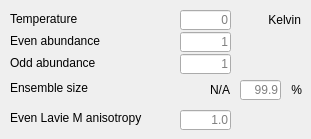
    <widget class="QWidget" name="Boltzman">
     <attribute name="title">
      <string>Boltzmann ensemble</string>
     </attribute>
     <widget class="QLabel" name="label_6">
      <property name="geometry">
       <rect>
        <x>10</x>
        <y>11</y>
        <width>101</width>
        <height>16</height>
       </rect>
      </property>
      <property name="text">
       <string>Temperature</string>
      </property>
      <property name="alignment">
       <set>Qt::AlignLeading|Qt::AlignLeft|Qt::AlignVCenter</set>
      </property>
     </widget>
     <widget class="QLineEdit" name="Temperature">
      <property name="geometry">
       <rect>
        <x>180</x>
        <y>10</y>
        <width>51</width>
        <height>20</height>
       </rect>
      </property>
      <property name="layoutDirection">
       <enum>Qt::LeftToRight</enum>
      </property>
      <property name="text">
       <string/>
      </property>
      <property name="maxLength">
       <number>8</number>
      </property>
      <property name="alignment">
       <set>Qt::AlignRight|Qt::AlignTrailing|Qt::AlignVCenter</set>
      </property>
      <property name="placeholderText">
       <string>0</string>
      </property>
     </widget>
     <widget class="QLabel" name="label_31">
      <property name="geometry">
       <rect>
        <x>240</x>
        <y>10</y>
        <width>61</width>
        <height>20</height>
       </rect>
      </property>
      <property name="text">
       <string>Kelvin</string>
      </property>
      <property name="alignment">
       <set>Qt::AlignRight|Qt::AlignTrailing|Qt::AlignVCenter</set>
      </property>
     </widget>
     <widget class="QLineEdit" name="abundanceEven">
      <property name="geometry">
       <rect>
        <x>180</x>
        <y>32</y>
        <width>51</width>
        <height>20</height>
       </rect>
      </property>
      <property name="layoutDirection">
       <enum>Qt::LeftToRight</enum>
      </property>
      <property name="text">
       <string/>
      </property>
      <property name="maxLength">
       <number>8</number>
      </property>
      <property name="alignment">
       <set>Qt::AlignRight|Qt::AlignTrailing|Qt::AlignVCenter</set>
      </property>
      <property name="placeholderText">
       <string>1</string>
      </property>
     </widget>
     <widget class="QLineEdit" name="abundanceOdd">
      <property name="geometry">
       <rect>
        <x>180</x>
        <y>54</y>
        <width>51</width>
        <height>20</height>
       </rect>
      </property>
      <property name="layoutDirection">
       <enum>Qt::LeftToRight</enum>
      </property>
      <property name="text">
       <string/>
      </property>
      <property name="maxLength">
       <number>8</number>
      </property>
      <property name="alignment">
       <set>Qt::AlignRight|Qt::AlignTrailing|Qt::AlignVCenter</set>
      </property>
      <property name="placeholderText">
       <string>1</string>
      </property>
     </widget>
     <widget class="QLabel" name="label_32">
      <property name="geometry">
       <rect>
        <x>10</x>
        <y>33</y>
        <width>141</width>
        <height>16</height>
       </rect>
      </property>
      <property name="toolTip">
       <string>&lt;html&gt;&lt;head/&gt;&lt;body&gt;&lt;p&gt;Due to spin statistics and inversion/reflection symmetry, some rotational states either don't exists or are more abundant in nature than others.&lt;br/&gt;&lt;br/&gt;For example, the symmetric molecule CS2 can only occupy even J states, as &lt;span style=&quot; vertical-align:super;&quot;&gt;32&lt;/span&gt;S is a boson with spin 0 and the electronic ground state &lt;span style=&quot; vertical-align:super;&quot;&gt;1&lt;/span&gt;&lt;span style=&quot; font-weight:600;&quot;&gt;Σ&lt;/span&gt;&lt;span style=&quot; font-weight:600; vertical-align:sub;&quot;&gt;g&lt;/span&gt; is even. The total wavefunction should be even. It is electronic*rotational*nuclear. The nuclear and electronic parts are even, so the rotational wavefunction must also be even. O&lt;span style=&quot; vertical-align:sub;&quot;&gt;2&lt;/span&gt; can only exist in odd J states. Species with nonzero nuclear spin (e.g. H&lt;span style=&quot; vertical-align:sub;&quot;&gt;2&lt;/span&gt;) can have &amp;quot;strange&amp;quot; abundancies due to the difference between the number of odd and even nuclear states. Hydrogen for example is three times more likely to be in an odd J state than an even.&lt;/p&gt;&lt;/body&gt;&lt;/html&gt;</string>
      </property>
      <property name="frameShape">
       <enum>QFrame::NoFrame</enum>
      </property>
      <property name="text">
       <string>Even abundance</string>
      </property>
      <property name="alignment">
       <set>Qt::AlignLeading|Qt::AlignLeft|Qt::AlignVCenter</set>
      </property>
     </widget>
     <widget class="QLabel" name="label_33">
      <property name="geometry">
       <rect>
        <x>10</x>
        <y>55</y>
        <width>141</width>
        <height>16</height>
       </rect>
      </property>
      <property name="toolTip">
       <string>&lt;html&gt;&lt;head/&gt;&lt;body&gt;&lt;p&gt;Due to spin statistics and inversion/reflection symmetry, some rotational states either don't exists or are more abundant in nature than others.&lt;br/&gt;&lt;br/&gt;For example, the symmetric molecule CS2 can only occupy even J states, as &lt;span style=&quot; vertical-align:super;&quot;&gt;32&lt;/span&gt;S is a boson with spin 0 and the electronic ground state &lt;span style=&quot; vertical-align:super;&quot;&gt;1&lt;/span&gt;&lt;span style=&quot; font-weight:600;&quot;&gt;Σ&lt;/span&gt;&lt;span style=&quot; font-weight:600; vertical-align:sub;&quot;&gt;g&lt;/span&gt; is even. The total wavefunction should be even. It is electronic*rotational*nuclear. The nuclear and electronic parts are even, so the rotational wavefunction must also be even. O&lt;span style=&quot; vertical-align:sub;&quot;&gt;2&lt;/span&gt; can only exist in odd J states. Species with nonzero nuclear spin (e.g. H&lt;span style=&quot; vertical-align:sub;&quot;&gt;2&lt;/span&gt;) can have &amp;quot;strange&amp;quot; abundancies due to the difference between the number of odd and even nuclear states. Hydrogen for example is three times more likely to be in an odd J state than an even.&lt;/p&gt;&lt;/body&gt;&lt;/html&gt;</string>
      </property>
      <property name="text">
       <string>Odd abundance</string>
      </property>
      <property name="alignment">
       <set>Qt::AlignLeading|Qt::AlignLeft|Qt::AlignVCenter</set>
      </property>
     </widget>
     <widget class="QLabel" name="label_38">
      <property name="geometry">
       <rect>
        <x>10</x>
        <y>80</y>
        <width>131</width>
        <height>16</height>
       </rect>
      </property>
      <property name="toolTip">
       <string>&lt;html&gt;&lt;head/&gt;&lt;body&gt;&lt;p&gt;Number of ensemble states to propagate to resolve 99.9% of the partition function.&lt;/p&gt;&lt;p&gt;Note: this can be much lower than the actual number of states in a thermal ensemble. However, due to symmetry, not all ensemble memebers needs to be propagated.&lt;/p&gt;&lt;/body&gt;&lt;/html&gt;</string>
      </property>
      <property name="text">
       <string>Ensemble size</string>
      </property>
      <property name="alignment">
       <set>Qt::AlignLeading|Qt::AlignLeft|Qt::AlignVCenter</set>
      </property>
     </widget>
     <widget class="QLabel" name="num_ensemble_states">
      <property name="geometry">
       <rect>
        <x>180</x>
        <y>80</y>
        <width>50</width>
        <height>20</height>
       </rect>
      </property>
      <property name="toolTip">
       <string>&lt;html&gt;&lt;head/&gt;&lt;body&gt;&lt;p&gt;Multiply with #FVA shells to get number of initial states to solve the Schrödinger equation for.&lt;/p&gt;&lt;/body&gt;&lt;/html&gt;</string>
      </property>
      <property name="text">
       <string>N/A</string>
      </property>
      <property name="alignment">
       <set>Qt::AlignRight|Qt::AlignTrailing|Qt::AlignVCenter</set>
      </property>
     </widget>
     <widget class="QLineEdit" name="percentile">
      <property name="geometry">
       <rect>
        <x>240</x>
        <y>80</y>
        <width>41</width>
        <height>20</height>
       </rect>
      </property>
      <property name="toolTip">
       <string>Resolve this percentile of the Boltzmann distribution</string>
      </property>
      <property name="layoutDirection">
       <enum>Qt::LeftToRight</enum>
      </property>
      <property name="text">
       <string/>
      </property>
      <property name="maxLength">
       <number>8</number>
      </property>
      <property name="alignment">
       <set>Qt::AlignRight|Qt::AlignTrailing|Qt::AlignVCenter</set>
      </property>
      <property name="placeholderText">
       <string>99.9</string>
      </property>
     </widget>
     <widget class="QLabel" name="label_40">
      <property name="geometry">
       <rect>
        <x>272</x>
        <y>80</y>
        <width>30</width>
        <height>20</height>
       </rect>
      </property>
      <property name="toolTip">
       <string>Resolve this percentile of the Boltzmann distribution</string>
      </property>
      <property name="text">
       <string>%</string>
      </property>
      <property name="alignment">
       <set>Qt::AlignRight|Qt::AlignTrailing|Qt::AlignVCenter</set>
      </property>
     </widget>
     <widget class="QLineEdit" name="ELfactor">
      <property name="geometry">
       <rect>
        <x>180</x>
        <y>110</y>
        <width>51</width>
        <height>20</height>
       </rect>
      </property>
      <property name="toolTip">
       <string>&lt;html&gt;&lt;head/&gt;&lt;body&gt;&lt;p&gt;The Even Lavie valve tends to supress low M states, such that the equi-partion theorem is violated. To model this, weigh each state by this factor raised to the |M|'th power. If the factor is smaller than 1, it suppresses high M states. If it is larger than 1, low M states are suppressed.&lt;/p&gt;&lt;/body&gt;&lt;/html&gt;</string>
      </property>
      <property name="layoutDirection">
       <enum>Qt::LeftToRight</enum>
      </property>
      <property name="text">
       <string/>
      </property>
      <property name="maxLength">
       <number>8</number>
      </property>
      <property name="alignment">
       <set>Qt::AlignRight|Qt::AlignTrailing|Qt::AlignVCenter</set>
      </property>
      <property name="placeholderText">
       <string>1.0</string>
      </property>
     </widget>
     <widget class="QLabel" name="label_41">
      <property name="geometry">
       <rect>
        <x>10</x>
        <y>110</y>
        <width>170</width>
        <height>16</height>
       </rect>
      </property>
      <property name="toolTip">
       <string>&lt;html&gt;&lt;head/&gt;&lt;body&gt;&lt;p&gt;The Even Lavie valve tends to supress low M states, such that the equi-partion theorem is violated. To model this, weigh each state by this factor raised to the |M|'th power. If the factor is smaller than 1, it suppresses high M states. If it is larger than 1, low M states are suppressed.&lt;/p&gt;&lt;/body&gt;&lt;/html&gt;</string>
      </property>
      <property name="text">
       <string>Even Lavie M anisotropy</string>
      </property>
      <property name="alignment">
       <set>Qt::AlignLeading|Qt::AlignLeft|Qt::AlignVCenter</set>
      </property>
     </widget>
    </widget>
